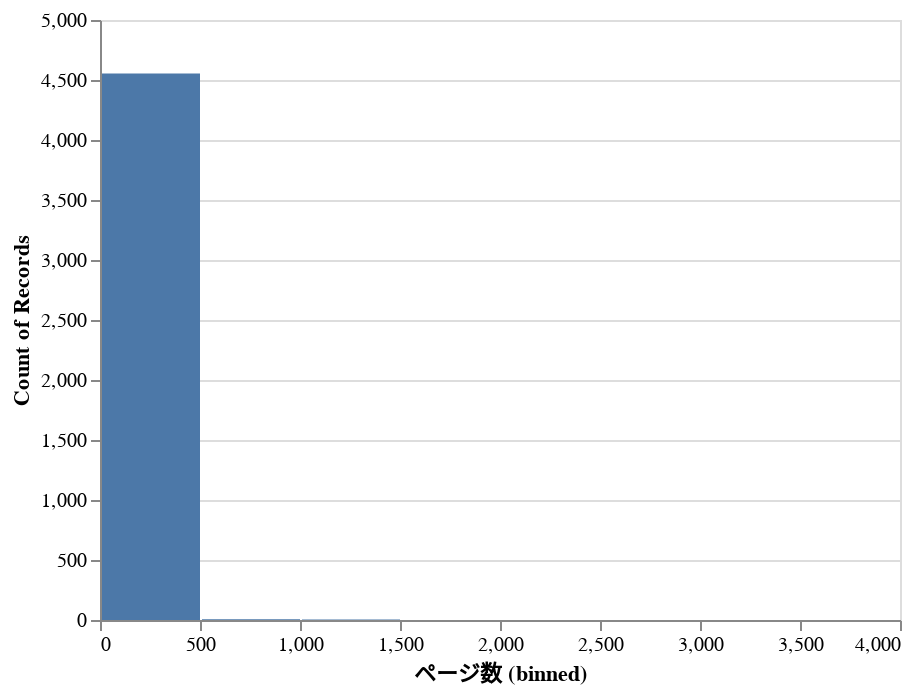

The notebook cell this image was saved under:
### Code cell
alt.Chart(df).mark_bar().encode(
    alt.X("ページ数:Q", bin=True),
    y="count()"
)

### Figure 1 — Vega-Lite specification as saved in the notebook (floating-point values rounded to 4 significant figures; data arrays with more than 128 entries replaced by an {"elided": "..."} marker saying what was removed)
{"config": {"view": {"continuousWidth": 400, "continuousHeight": 300}}, "data": {"name": "data-f0915467eb36bdfd9083a5773597a912"}, "mark": "bar", "encoding": {"x": {"type": "quantitative", "bin": true, "field": "ページ数"}, "y": {"type": "quantitative", "aggregate": "count"}}, "$schema": "https://vega.github.io/schema/vega-lite/v4.8.1.json", "datasets": {"data-f0915467eb36bdfd9083a5773597a912": {"elided": "4569 records"}}}
